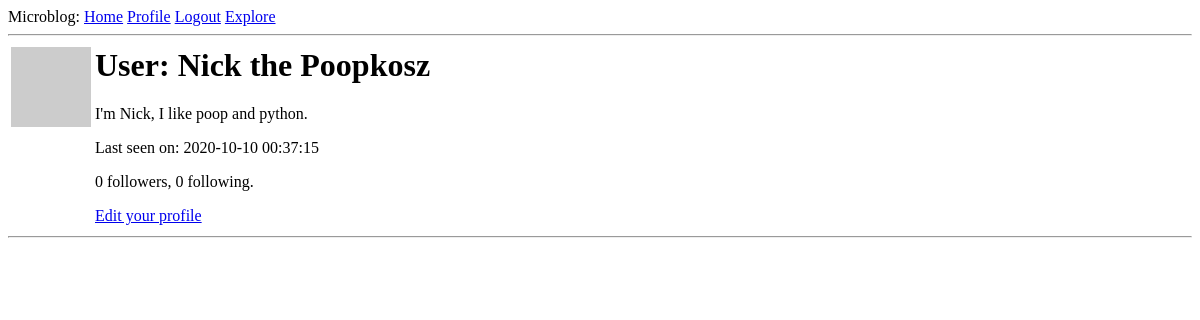
Page /user/Nick the Poopkosz (signed in) on the earlier database version.
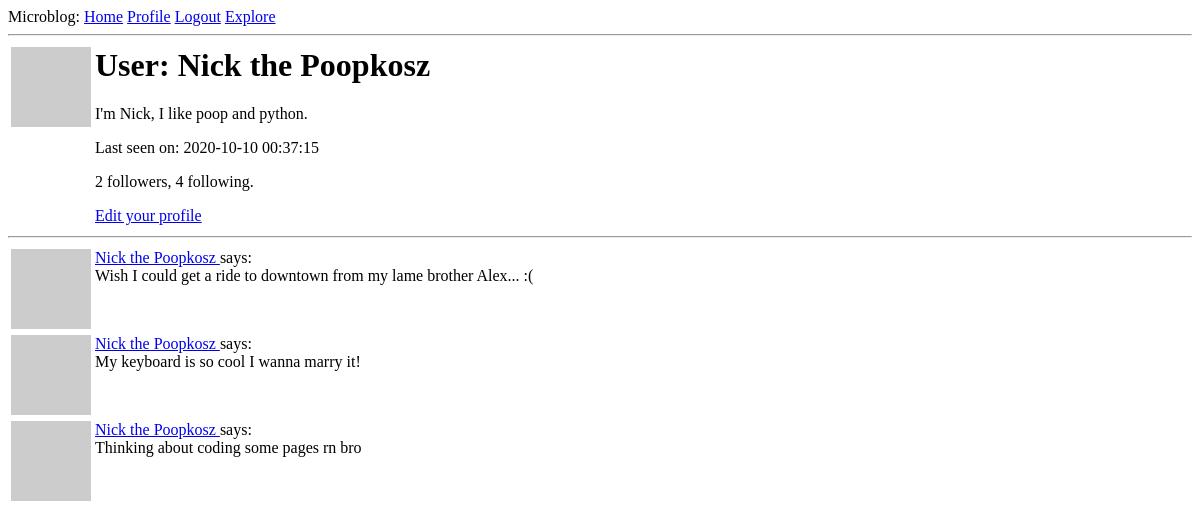
Same page on the later database version.
### app/models.py (models this page shows, shortened)
class Post(db.Model):
    id = db.Column(db.Integer, primary_key = True)
    body = db.Column(db.String(140))
    timestamp = db.Column(db.DateTime, index = True, default = datetime.utcnow)
    user_id = db.Column(db.Integer, db.ForeignKey('user.id'))

class User(UserMixin, db.Model):
    id = db.Column(db.Integer, primary_key = True)
    username = db.Column(db.String(64), index = True, unique = True)
    email = db.Column(db.String(120), index = True, unique = True)
    password_hash = db.Column(db.String(128))
    posts = db.relationship('Post', backref='author', lazy='dynamic')
    about_me = db.Column(db.String(140))
    last_see = db.Column(db.DateTime, default=datetime.utcnow)
    followed = db.relationship(
        'User', secondary=followers,
        primaryjoin=(followers.c.follower_id == id),
        secondaryjoin=(followers.c.followed_id == id),
        backref=db.backref('followers', lazy='dynamic'), lazy='dynamic')
    def avatar(self, size):
        digest = md5(self.email.lower().encode('utf-8')).hexdigest()
        return 'https://www.gravatar.com/avatar/{}?d=identicon&s={}'.format(digest, size)
    '''
    This function will use a database query to avoid sorting posts for user with
     a large amount of user followed.

     It does so by first joining all posts found in the left side of the join,
     and append any record from the followers, right side of the join that match
     user.id condition. This can cause duplication.

     The query made on the Post class is then filtered to only return a table with
     posts where the follower id is equal to the id of the User in question,
     meaning that only posts where the author has the specific user as a follower
     will be returned.

     After that the posts are simply sorted by their timestamp in the database.

     The initial query does not allow the User's own posts to be added so it a seperate
     query adds them, and then merges them with the exisitng table, and sorts all the
     posts again.
     '''

### app/routes.py (the view)
@app.route('/user/<username>')
@login_required
def user(username):
    user = User.query.filter_by(username=username).first_or_404()
    page = request.args.get('page', 1, type=int)
    posts = user.posts.order_by(Post.timestamp.desc()).paginate(
        page, app.config['POSTS_PER_PAGE'], False)
    next_url = url_for('user', username=user.username, page=posts.next_num) \
        if posts.has_next else None
    prev_url = url_for('user', username=user.username, page=posts.prev_num) \
        if posts.has_prev else None
    form = EmptyForm()
    return render_template('user.html', user=user, posts=posts.items,
                           next_url=next_url, prev_url=prev_url, form=form)

### app/models.py (called while the page is built)
@login.user_loader
def load_user(id):
    return User.query.get(int(id))

### app/routes.py (called while the page is built)
@app.before_request
def before_request():
    if current_user.is_authenticated:
        current_user.last_seen = datetime.utcnow()
        db.session.commit()

### app/templates/user.html (shortened to what this page needs)
{% extends "base.html" %}
{% block content %}
    <table>
        <tr valign="top">
            <td><img src="{{ user.avatar(128) }}"></td>
            <td>
                <h1>User: {{ user.username }}</h1>
                {% if user.about_me %}<p>{{ user.about_me }}</p>{% endif %}
                {% if user.last_seen %}<p>Last seen on: {{ user.last_seen }}</p>{% endif %}
                <p>{{ user.followers.count() }} followers, {{ user.followed.count() }} following.</p>
                {% if user == current_user %}
                <p><a href="{{ url_for('edit_profile') }}">Edit your profile</a></p>
                {% endif %}
            </td>
        </tr>
    </table>
    <hr>
    {% for post in posts %}
        {% include '_post.html' %}
    {% endfor %}
{% endblock %}

### app/templates/_post.html
<table>
    <tr valign="top">
        <td><img src="{{ post.author.avatar(36) }}"></td>
        <td>
            <a href="{{ url_for('user', username=post.author.username) }}">
                {{ post.author.username }}
            </a>
            says:<br>{{ post.body }}
        </td>
    </tr>
</table>

Differences in the rows shown:
added Post: author.username "Nick the Poopkosz", body "Wish I could get a ride to downtown from my lame brother Alex... :("
added Post: author.username "Nick the Poopkosz", body "My keyboard is so cool I wanna marry it!"
added Post: author.username "Nick the Poopkosz", body "Thinking about coding some pages rn bro"
Other differences:
{{ user.followers.count() }}: "0" → "2"
{{ user.followed.count() }}: "0" → "4"
